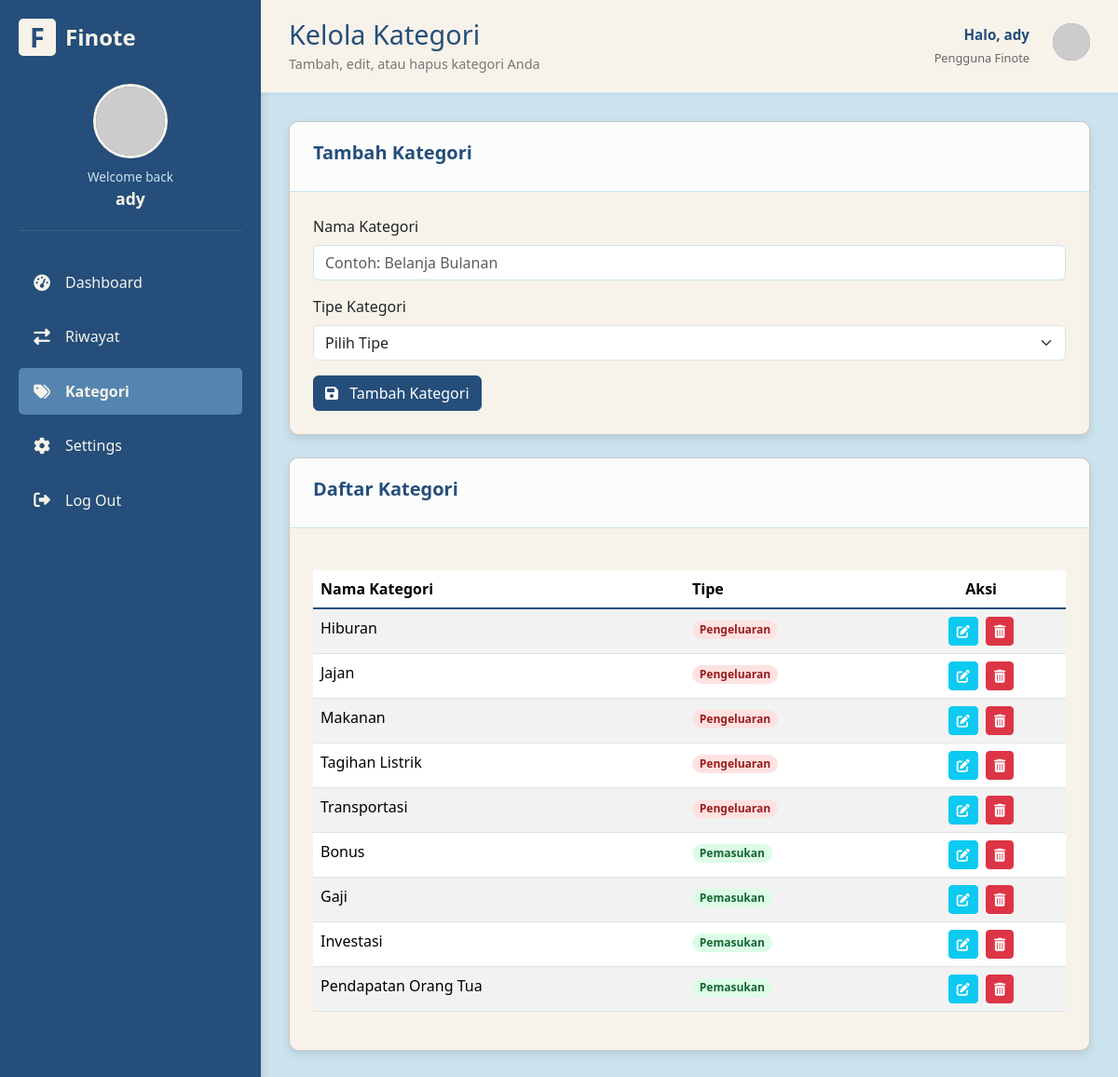
The app's page /categories.php (signed in) with its own data.
### tables this page shows
CREATE TABLE `categories` (
  `id` int UNSIGNED NOT NULL,
  `user_id` int UNSIGNED DEFAULT NULL,
  `name` varchar(100) NOT NULL,
  `type` enum('income','expense') NOT NULL,
  `created_at` timestamp NULL DEFAULT CURRENT_TIMESTAMP
);

### categories.php (the view, shortened to what this page needs)
<?php
require_once 'config.php';
$user_id = $_SESSION['id'];
$username = $_SESSION['username'];
$edit_id = null;
$current_category_name = '';
$categories_list = [];
$sql_list = "SELECT id, name, type FROM categories WHERE user_id = ? OR user_id IS NULL ORDER BY type DESC, name ASC";
if ($stmt_list = $conn->prepare($sql_list)) {
    $stmt_list->bind_param('i', $user_id);
    $stmt_list->execute();
    $result_list = $stmt_list->get_result();
    while ($row_list = $result_list->fetch_assoc()) {
        $categories_list[] = $row_list;
    }
}
?>
<!DOCTYPE html>
<html lang="id">
<head>
    <link href="https://cdn.jsdelivr.net/npm/bootstrap@5.3.3/dist/css/bootstrap.min.css" rel="stylesheet">
    <link rel="stylesheet" href="https://cdnjs.cloudflare.com/ajax/libs/font-awesome/6.5.2/css/all.min.css" />
</head>
<body>
    <div class="sidebar">
        <div class="logo">
            <div class="logo-icon">F</div>
            <span>Finote</span>
        </div>
        <div class="profile">
            <div class="avatar">
                <img src="https://www.gravatar.com/avatar/<?php echo md5(strtolower(trim($username))); ?>?d=identicon&s=80" alt="Profile">
            </div>
            <span class="welcome">Welcome back</span>
            <span class="name"><?php echo htmlspecialchars($username); ?></span>
        </div>
        <ul class="menu">
            <li class="menu-item">
                <a href="dashboard.php">
                    <span class="menu-icon"><i class="fas fa-tachometer-alt"></i></span>
                    <span>Dashboard</span>
                </a>
            </li>
            <li class="menu-item">
                <a href="transaction_history.php">
                    <span class="menu-icon"><i class="fas fa-exchange-alt"></i></span>
                    <span>Riwayat</span>
                </a>
            </li>
            <li class="menu-item active">
                <a href="categories.php">
                    <span class="menu-icon"><i class="fas fa-tags"></i></span>
                    <span>Kategori</span>
                </a>
            </li>
            <li class="menu-item">
                <a href="settings.php">
                    <span class="menu-icon"><i class="fas fa-cog"></i></span>
                    <span>Settings</span>
                </a>
            </li>
            <li class="menu-item">
                <a href="logout.php">
                    <span class="menu-icon"><i class="fas fa-sign-out-alt"></i></span>
                    <span>Log Out</span>
                </a>
            </li>
        </ul>
    </div>
    <div class="main-content">
        <div class="header">
            <div class="title">
                <h1>Kelola Kategori</h1>
                <div class="subtitle">Tambah, edit, atau hapus kategori Anda</div>
            </div>
            <div class="header-right">
                <div class="user-info">
                    <p>Halo, <?php echo htmlspecialchars($username); ?></p>
                    <span>Pengguna Finote</span>
                </div>
                <div class="avatar" style="width: 40px; height: 40px;">
                    <img src="https://www.gravatar.com/avatar/<?php echo md5(strtolower(trim($username))); ?>?d=identicon&s=40" alt="User">
                </div>
            </div>
        </div>
        <div class="content">
            <div class="card mb-4">
                <div class="card-header">
                    <div class="card-title"><?php echo ($edit_id ? 'Edit' : 'Tambah'); ?> Kategori</div>
                </div>
                <div class="card-content">
                    <form action="<?php echo htmlspecialchars($_SERVER['PHP_SELF']); ?>" method="post">
                        <div class="mb-3">
                            <label for="name" class="form-label">Nama Kategori</label>
                            <input type="text" class="form-control" id="name" name="name" value="<?php echo htmlspecialchars($current_category_name); ?>" placeholder="Contoh: Belanja Bulanan">
                        </div>
                        <div class="mb-3">
                            <label for="type" class="form-label">Tipe Kategori</label>
                            <select class="form-select" id="type" name="type">
                                <option value="">Pilih Tipe</option>
                            </select>
                        </div>
                        <button type="submit" class="btn btn-primary"><i class="fas fa-save me-2"></i> <?php echo ($edit_id ? 'Perbarui' : 'Tambah'); ?> Kategori</button>
                    </form>
                </div>
            </div>
            <div class="card">
                <div class="card-header">
                    <div class="card-title">Daftar Kategori</div>
                </div>
                <div class="card-content">
                    <?php if (empty($categories_list)): ?>
                        <div class="alert alert-info" role="alert">
                            Belum ada kategori yang ditambahkan.
                        </div>
                    <?php else: ?>
                        <div class="table-responsive">
                            <table class="table table-striped table-hover">
                                <thead>
                                    <tr>
                                        <th>Nama Kategori</th>
                                        <th>Tipe</th>
                                        <th class="text-center">Aksi</th>
                                    </tr>
                                </thead>
                                <tbody>
                                    <?php foreach ($categories_list as $cat): ?>
                                        <tr>
                                            <td><?php echo htmlspecialchars($cat['name']); ?></td>
                                            <td>
                                                <span class="badge rounded-pill <?php echo ($cat['type'] == 'income' ? 'badge-income' : 'badge-expense'); ?>">
                                                    <?php echo ($cat['type'] == 'income' ? 'Pemasukan' : 'Pengeluaran'); ?>
                                                </span>
                                            </td>
                                            <td class="text-center">
                                                <a href="categories.php?action=edit&id=<?php echo $cat['id']; ?>" class="btn btn-sm btn-info text-white me-1" title="Edit"><i class="fas fa-edit"></i></a>
                                                <a href="categories.php?action=delete&id=<?php echo $cat['id']; ?>" class="btn btn-sm btn-danger" title="Hapus" onclick="return confirm('Apakah Anda yakin ingin menghapus kategori ini? Menghapus kategori yang sedang digunakan dalam transaksi akan menyebabkan error.');"><i class="fas fa-trash-alt"></i></a>
                                            </td>
                                        </tr>
                                    <?php endforeach; ?>
                                </tbody>
                            </table>
                        </div>
                    <?php endif; ?>
                </div>
            </div>
        </div>
    </div>
</body>
</html>

### categories.php (style rules this page uses)
:root { --color-dark-blue: #254E7A; --color-medium-blue: #5584B0; --color-light-blue: #82C2E6; --color-baby-blue: #CBE3EF; --color-off-white: #F7F3EA; }
body { font-family: 'Segoe UI', Tahoma, Geneva, Verdana, sans-serif; background-color: var(--color-baby-blue); min-height: 100vh; display: flex; }
.sidebar { width: 280px; background-color: var(--color-dark-blue); color: var(--color-off-white); padding: 20px; box-shadow: 2px 0 10px rgba(0,0,0,0.1); }
.logo { display: flex; align-items: center; gap: 10px; margin-bottom: 30px; font-size: 1.5rem; font-weight: bold; }
.logo-icon { width: 40px; height: 40px; background-color: var(--color-off-white); color: var(--color-dark-blue); display: flex; align-items: center; justify-content: center; border-radius: 5px; font-weight: bold; font-size: 1.2em; }
.profile { display: flex; flex-direction: column; align-items: center; margin-bottom: 30px; padding-bottom: 20px; border-bottom: 1px solid rgba(255,255,255,0.1); }
.avatar { width: 80px; height: 80px; border-radius: 50%; background-color: var(--color-medium-blue); margin-bottom: 10px; overflow: hidden; border: 3px solid var(--color-off-white); }
.avatar img { width: 100%; height: 100%; object-fit: cover; }
.welcome { font-size: 0.85rem; color: var(--color-baby-blue); }
.name { font-weight: 600; font-size: 1.1rem; color: var(--color-off-white); }
.menu { list-style: none; padding: 0; margin: 0; }
.menu-item { display: flex; align-items: center; padding: 12px 15px; border-radius: 5px; margin-bottom: 8px; cursor: pointer; transition: background-color 0.3s, color 0.3s; }
.menu-item.active { background-color: var(--color-medium-blue); color: var(--color-off-white); font-weight: 600; }
.menu-item a { color: inherit; text-decoration: none; display: flex; align-items: center; width: 100%; }
.menu-icon { margin-right: 15px; width: 20px; text-align: center; font-size: 1.1em; }
.main-content { flex: 1; display: flex; flex-direction: column; }
.header { background-color: var(--color-off-white); padding: 20px 30px; border-bottom: 1px solid var(--color-baby-blue); display: flex; justify-content: space-between; align-items: center; box-shadow: 0 1px 5px rgba(0,0,0,0.05); }
.title h1 { font-size: 1.8rem; margin-bottom: 3px; color: var(--color-dark-blue); }
.subtitle { font-size: 0.9rem; color: #777; }
.header-right { display: flex; align-items: center; gap: 25px; }
.user-info { text-align: right; }
.user-info p { font-size: 0.95rem; font-weight: 600; color: var(--color-dark-blue); margin-bottom: 0; }
.user-info span { font-size: 0.8em; color: #666; }
.header .avatar { width: 40px; height: 40px; border: none; }
.content { padding: 30px; flex: 1; overflow-y: auto; }
.card { background-color: var(--color-off-white); border-radius: 10px; box-shadow: 0 4px 10px rgba(0, 0, 0, 0.1); overflow: hidden; margin-bottom: 30px; }
.card-header { padding: 18px 25px; border-bottom: 1px solid var(--color-baby-blue); background-color: #fcfcfc; display: flex; justify-content: space-between; align-items: center; }
.card-title { font-size: 1.25rem; font-weight: 600; color: var(--color-dark-blue); }
.card-content { padding: 25px; }
.form-control { border-color: var(--color-baby-blue); }
.btn-primary { background-color: var(--color-dark-blue); border-color: var(--color-dark-blue); transition: background-color 0.3s ease; }
.table-striped tbody tr:nth-of-type(odd) { background-color: var(--color-baby-blue); }
.table thead { background-color: var(--color-medium-blue); color: var(--color-off-white); }
.table thead th { border-bottom: 2px solid var(--color-dark-blue); }
.table tbody tr { transition: background-color 0.2s ease; }
.table-responsive { margin-top: 20px; }
.badge-income { background-color: #dcfce7; color: #166534; }
.badge-expense { background-color: #fee2e2; color: #991b1b; }

### records on screen
categories: name "Hiburan", type "Pengeluaran"
categories: name "Jajan", type "Pengeluaran"
categories: name "Makanan", type "Pengeluaran"
categories: name "Tagihan Listrik", type "Pengeluaran"
categories: name "Transportasi", type "Pengeluaran"
categories: name "Bonus", type "Pemasukan"
categories: name "Gaji", type "Pemasukan"
categories: name "Investasi", type "Pemasukan"
categories: name "Pendapatan Orang Tua", type "Pemasukan"

### other values on screen
$username "ady"
